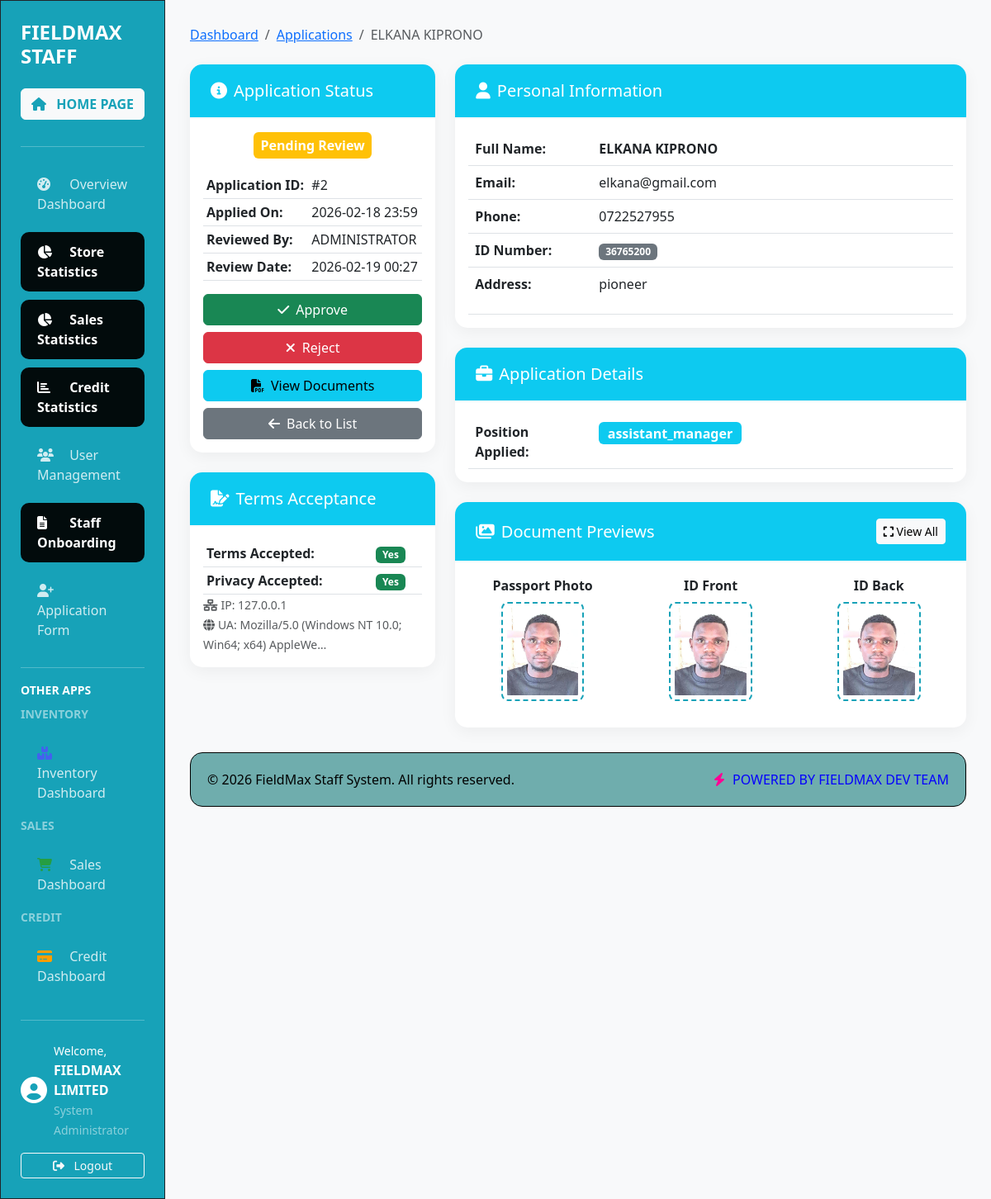
Before: /staff/applications/2/ (signed in) with the older database file.
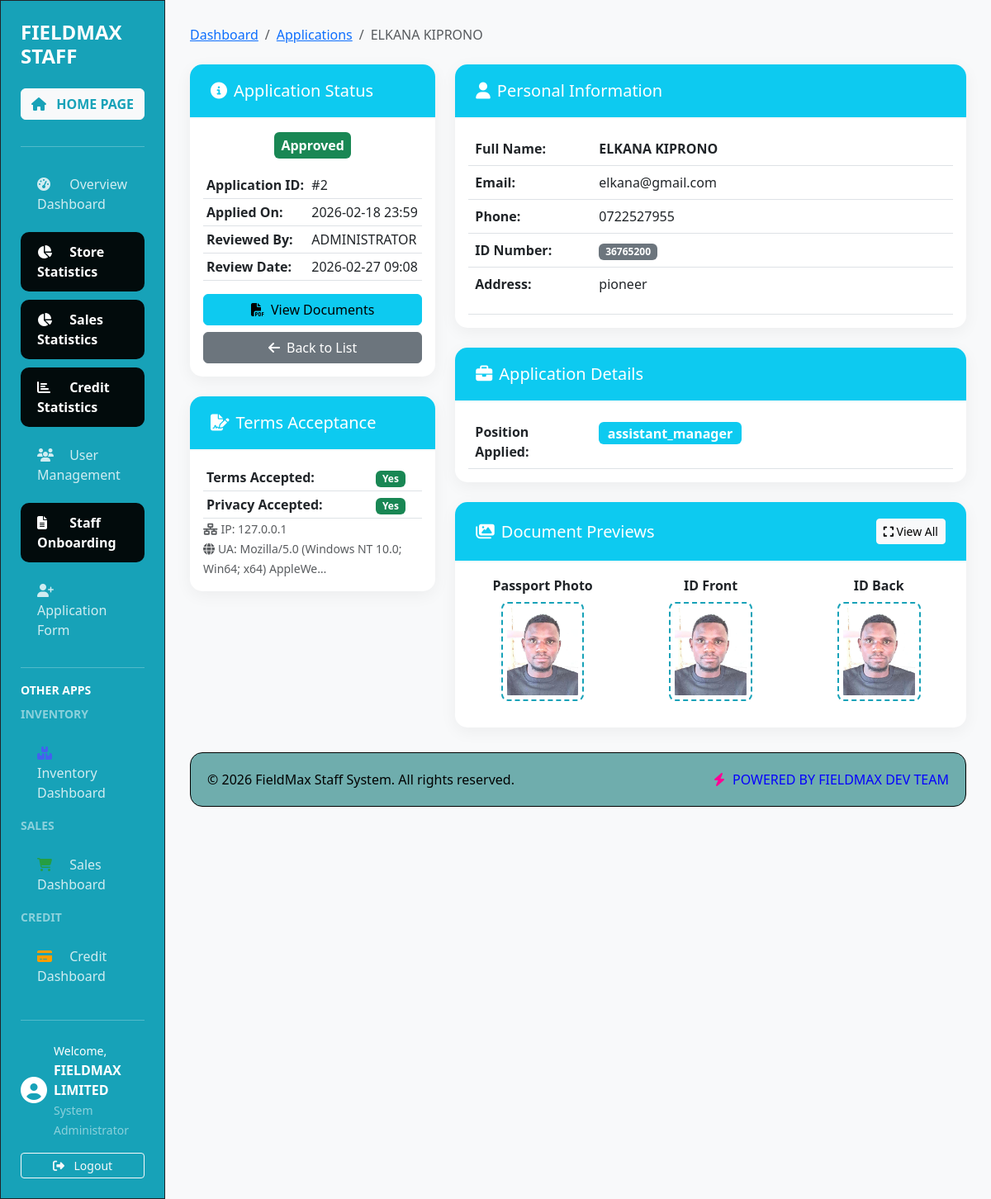
After: the same page with the newer database file.
### staff/models.py (models this page shows, shortened)
class StaffApplication(models.Model):
    STATUS_CHOICES = [
        ('pending', 'Pending Review'),
        ('approved', 'Approved'),
        ('rejected', 'Rejected'),
        ('under_review', 'Under Review'),
    ]
    POSITION_CHOICES = [
        ('sales_agent', 'Sales Officer'),
        ('cashier', 'Cashier Desk'),
        ('store_manager', 'Store Manager'),
        ('sales_manager', 'Sales Manager'),
        ('credit_manager', 'Credit Manager'),
        ('customer_service', 'Customer Care Service'),
        ('supervisor', 'Supervisor'),
        ('security', 'Security Officer'),
        ('cleaner', 'Office Cleaner'),
    ]
    first_name = models.CharField(max_length=100)
    last_name = models.CharField(max_length=100)
    email = models.EmailField(unique=True)
    phone = models.CharField(max_length=20)
    id_number = models.CharField(max_length=50, unique=True)
    address = models.TextField(blank=True)
    position = models.CharField(max_length=50, choices=POSITION_CHOICES)
    experience = models.TextField(blank=True)
    passport_photo = models.ImageField(upload_to=passport_upload_path)
    id_front = models.ImageField(upload_to=id_front_upload_path)
    id_back = models.ImageField(upload_to=id_back_upload_path)
    status = models.CharField(max_length=20, choices=STATUS_CHOICES, default='pending')
    application_date = models.DateTimeField(default=timezone.now)
    reviewed_by = models.ForeignKey(User, on_delete=models.SET_NULL, null=True, blank=True, related_name='reviewed_applications')
    review_date = models.DateTimeField(null=True, blank=True)
    review_notes = models.TextField(blank=True, null=True, help_text='Notes from the review process')
    terms_accepted = models.BooleanField(default=False)
    privacy_accepted = models.BooleanField(default=False)
    ip_address = models.GenericIPAddressField(null=True, blank=True)
    user_agent = models.TextField(blank=True)
    created_user = models.ForeignKey(
        User,
        on_delete=models.SET_NULL,
        null=True,
        blank=True,
        related_name='staff_applications',
        help_text='User account created when application was approved'
    )
    def full_name(self):
        return f"{self.first_name} {self.last_name}"
    class Meta:
        ordering = ['-application_date']
        verbose_name = 'Staff Application'
        verbose_name_plural = 'Staff Applications'

### staff/views.py (the view)
# urls.py: path('applications/<int:pk>/', views.application_detail, name='application_detail'),
@login_required
def application_detail(request, pk):
    application = get_object_or_404(StaffApplication, pk=pk)
    context = {
        'application': application,
    }
    return render(request, 'staff/detail.html', context)

### templates/staff/detail.html (shortened to what the changed rows need)
{% extends 'staff/base.html' %}
{% load static %}
{% block content %}
<div class="mb-4">
    <nav aria-label="breadcrumb">
        <ol class="breadcrumb">
            <li class="breadcrumb-item"><a href="{% url 'staff:staff_dashboard' %}">Dashboard</a></li>
            <li class="breadcrumb-item"><a href="{% url 'staff:application_list' %}">Applications</a></li>
            <li class="breadcrumb-item active">{{ application.full_name }}</li>
        </ol>
    </nav>
</div>
<div class="row">
    <div class="col-md-4">
        <div class="card mb-4">
            <div class="card-body">
                <div class="text-center mb-3">
                    {% if application.status == 'pending' %}
                        <span class="badge bg-warning fs-6 p-2">Pending Review</span>
                    {% elif application.status == 'approved' %}
                        <span class="badge bg-success fs-6 p-2">Approved</span>
                    {% elif application.status == 'rejected' %}
                        <span class="badge bg-danger fs-6 p-2">Rejected</span>
                    {% elif application.status == 'under_review' %}
                        <span class="badge bg-info fs-6 p-2">Under Review</span>
                    {% endif %}
                </div>
                <table class="table table-sm">
                    <tr>
                        <th>Application ID:</th>
                        <td>#{{ application.id }}</td>
                    </tr>
                    <tr>
                        <th>Applied On:</th>
                        <td>{{ application.application_date|date:"Y-m-d H:i" }}</td>
                    </tr>
                    {% if application.reviewed_by %}
                    <tr>
                        <th>Reviewed By:</th>
                        <td>{{ application.reviewed_by.username }}</td>
                    </tr>
                    {% endif %}
                    {% if application.review_date %}
                    <tr>
                        <th>Review Date:</th>
                        <td>{{ application.review_date|date:"Y-m-d H:i" }}</td>
                    </tr>
                    {% endif %}
                </table>
                <div class="d-grid gap-2 mt-3">
                    {% if application.status == 'pending' or application.status == 'under_review' %}
                        <a href="{% url 'staff:application_approve' application.id %}" class="btn btn-success">
                            <i class="fas fa-check me-2"></i>Approve
                        </a>
                        <a href="{% url 'staff:application_reject' application.id %}" class="btn btn-danger">
                            <i class="fas fa-times me-2"></i>Reject
                        </a>
                    {% endif %}
                    <a href="{% url 'staff:view_documents' application.id %}" class="btn btn-info">
                        <i class="fas fa-file-pdf me-2"></i>View Documents
                    </a>
                    <a href="{% url 'staff:application_list' %}" class="btn btn-secondary">
                        <i class="fas fa-arrow-left me-2"></i>Back to List
                    </a>
                </div>
            </div>
        </div>
        <div class="card mb-4">
            <div class="card-body">
                <table class="table table-sm">
                    <tr>
                        <th>Terms Accepted:</th>
                    </tr>
                    <tr>
                        <th>Privacy Accepted:</th>
                    </tr>
                </table>
                {% if application.ip_address %}
                <small class="text-muted">
                    <i class="fas fa-network-wired me-1"></i>IP: {{ application.ip_address }}<br>
                    <i class="fas fa-globe me-1"></i>UA: {{ application.user_agent|truncatechars:50 }}
                </small>
                {% endif %}
            </div>
        </div>
    </div>
    <div class="col-md-8">
        <div class="card mb-4">
            <div class="card-body">
                <table class="table">
                    <tr>
                        <th style="width: 150px;">Full Name:</th>
                        <td class="fw-bold">{{ application.full_name }}</td>
                    </tr>
                    <tr>
                        <th>Email:</th>
                        <td>{{ application.email }}</td>
                    </tr>
                    <tr>
                        <th>Phone:</th>
                        <td>{{ application.phone }}</td>
                    </tr>
                    <tr>
                        <th>ID Number:</th>
                        <td><span class="badge bg-secondary">{{ application.id_number }}</span></td>
                    </tr>
                    <tr>
                        <th>Address:</th>
                        <td>{{ application.address|default:"-"|linebreaks }}</td>
                    </tr>
                </table>
            </div>
        </div>
        <div class="card mb-4">
            <div class="card-body">
                <table class="table">
                    <tr>
                        <th style="width: 150px;">Position Applied:</th>
                        <td><span class="badge bg-info fs-6">{{ application.get_position_display }}</span></td>
                    </tr>
                </table>
            </div>
        </div>
        <div class="card">
            <div class="card-body">
                <div class="row">
                    {% if application.passport_photo %}
                    <div class="col-md-4 text-center mb-3">
                        <label class="fw-bold d-block mb-2">Passport Photo</label>
                        <img src="{{ application.passport_photo.url }}" class="document-preview" style="max-height: 120px;">
                    </div>
                    {% endif %}
                    {% if application.id_front %}
                    <div class="col-md-4 text-center mb-3">
                        <label class="fw-bold d-block mb-2">ID Front</label>
                        <img src="{{ application.id_front.url }}" class="document-preview" style="max-height: 120px;">
                    </div>
                    {% endif %}
                    {% if application.id_back %}
                    <div class="col-md-4 text-center mb-3">
                        <label class="fw-bold d-block mb-2">ID Back</label>
                        <img src="{{ application.id_back.url }}" class="document-preview" style="max-height: 120px;">
                    </div>
                    {% endif %}
                </div>
            </div>
        </div>
    </div>
</div>
{% endblock %}

Changed rows visible on the page:
changed StaffApplication "ELKANA KIPRONO": status "pending" → "approved" (drawn); review_date "2026-02-19 00:27" → "2026-02-27 09:08"
Other visible differences:
text no longer shown: "Pending Review Approve Reject"
text now shown: "Approved"
